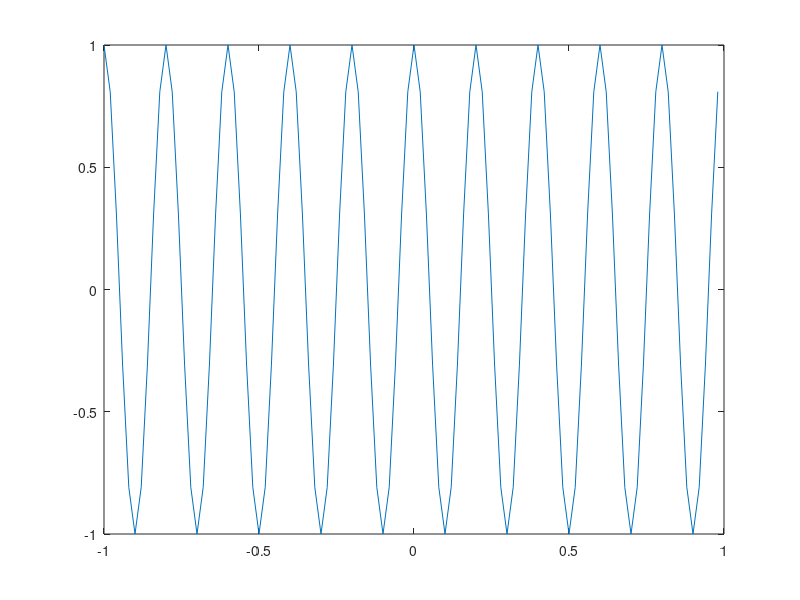
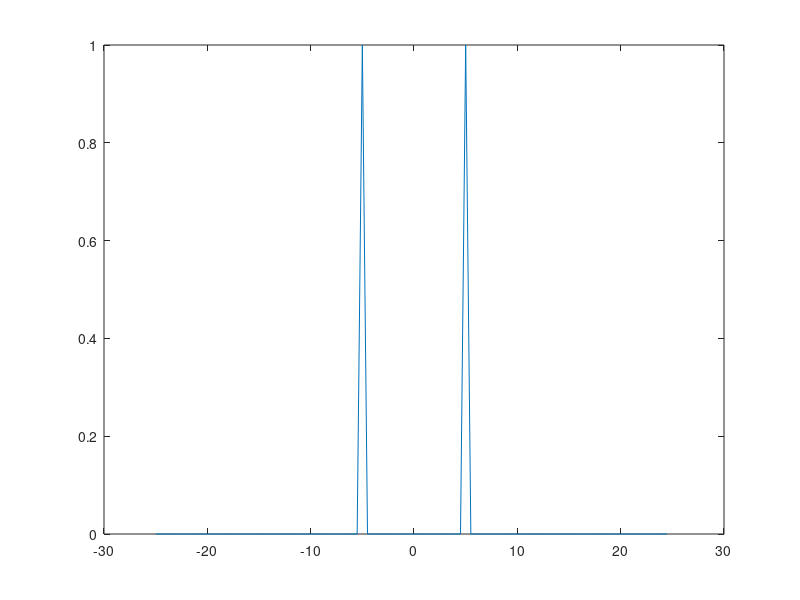

The MATLAB source for these figures, in order:
% part 1 - section 1
clear
fs = 50;
ts = 1 / fs;
t = -1 : ts : 1 - ts;
x1 = cos(10 * pi * t);
plot(t, x1);

y1 = fftshift(fft(x1));
N = length(t);
f = -fs / 2 : fs / N : (fs / 2) - (fs / N);

out = y1 / max(abs(y1));
figure;
plot(f, abs(out));
